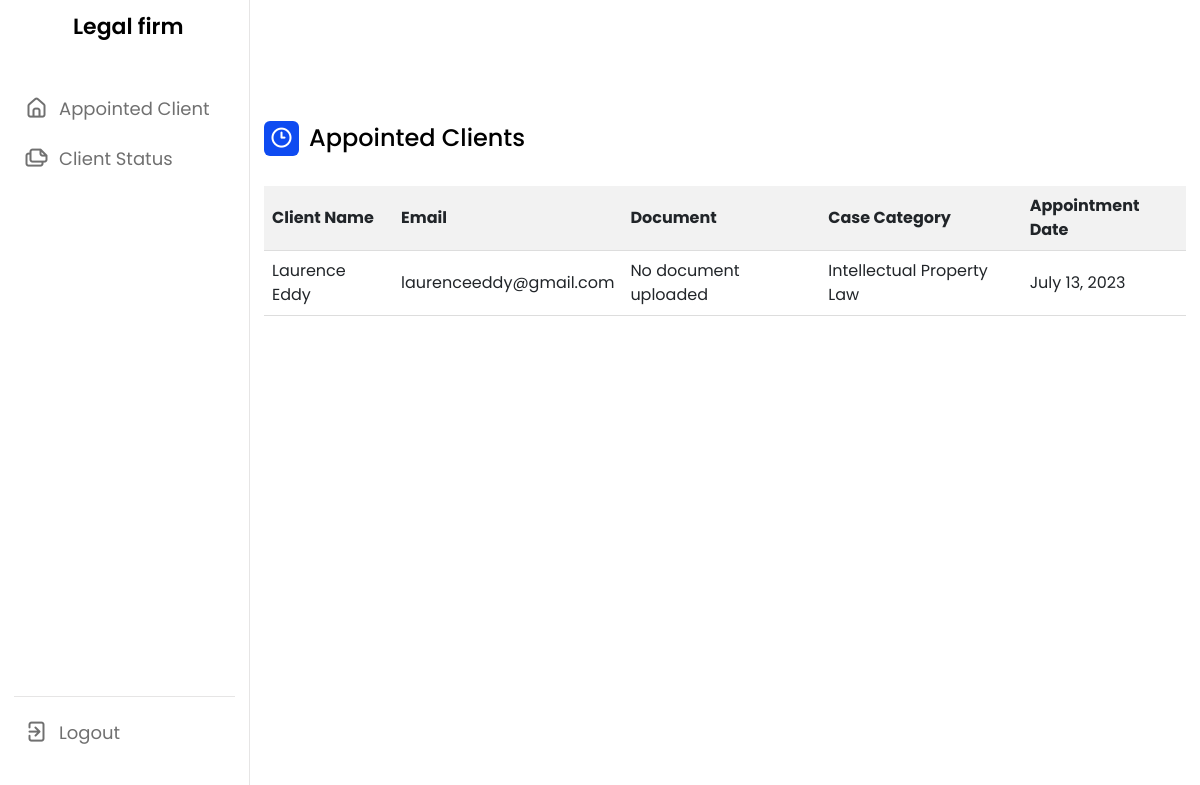
Before: /manager_views/ with the older database file.
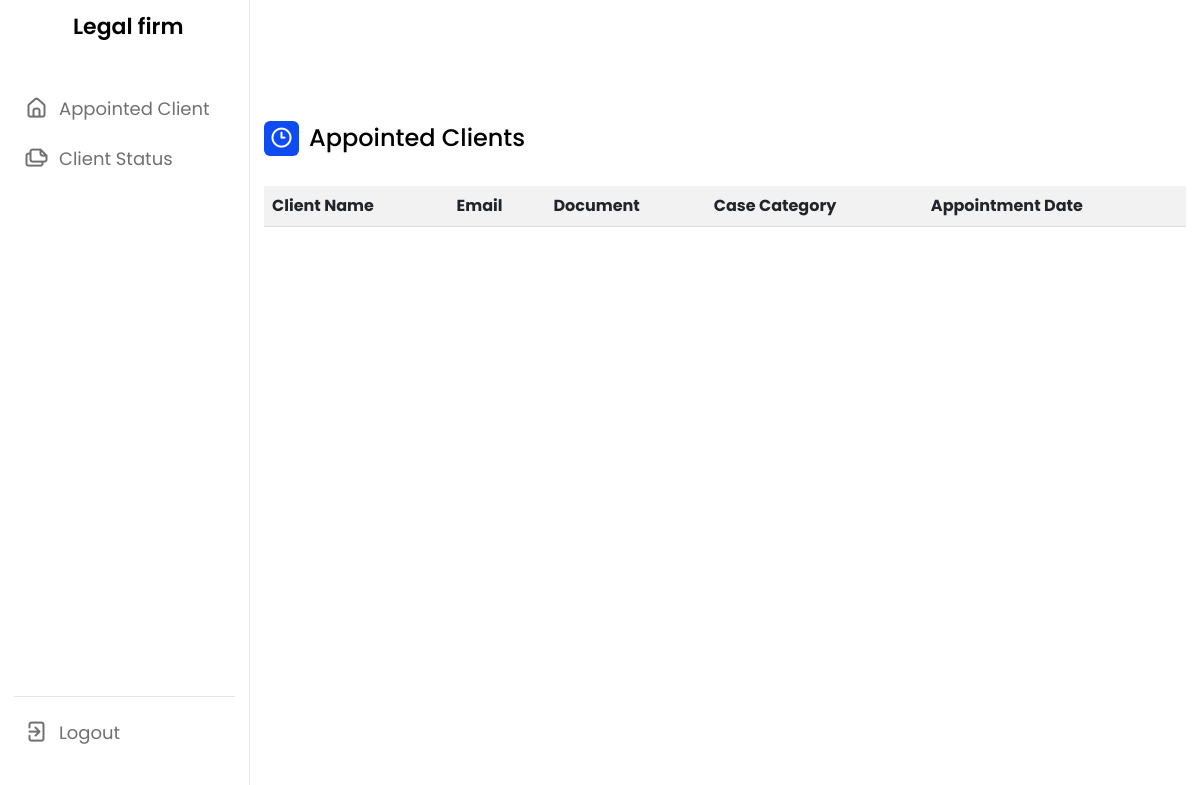
After: the same page with the newer database file.
### blog/models.py (models this page shows, shortened)
class ClientApplication(models.Model):
    client_name = models.CharField(max_length=100)
    client_email = models.EmailField()
    case_details = models.TextField()
    case_category = models.CharField(max_length=50)
    appointment_date = models.DateField()
    document = models.FileField(upload_to='documents/', blank=True, null=True)
    approval_status = models.OneToOneField('approval', on_delete=models.CASCADE, blank=True, null=True)

### blog/views.py (the view)
# urls.py: path('manager_views/',manager_view, name = "manager_view"),
def manager_view(request):
    applications = ClientApplication.objects.all()
    return render(request, 'manager/managerview.html',{'applications': applications})

### blog/views.py (called while the page is built)
def category_list(request):
    category_list = Category.objects.exclude(name='default')
    context = {
        "category_list": category_list,
    }
    return context

### templates/manager/managerview.html (shortened to what this page needs)
{% block content %}
<!DOCTYPE html>
<html lang="en">
<head>
    <link rel="stylesheet" href="style.css">
    <link rel="stylesheet" href="https://cdn.jsdelivr.net/npm/bootstrap@4.0.0/dist/css/bootstrap.min.css">
    <link rel="stylesheet" href="https://unicons.iconscout.com/release/v4.0.0/css/line.css">
</head>
<body>
    <nav>
        <div class="logo-name">
            <span class="logo_name">Legal firm</span>
        </div>
        <div class="menu-items">
            <ul class="nav-links">
                <li><a href="{% url 'manager_view' %}">
                    <i class="uil uil-estate"></i>
                    <span class="link-name">Appointed Client</span>
                </a></li>
                <li><a href="{% url 'application_view' %}">
                    <i class="uil uil-files-landscapes"></i>
                    <span class="link-name">Client Status</span>
                </a></li>
            </ul>
            <ul class="logout-mode">
                <li><a href="{% url 'lawyer_logins' %}">
                    <i class="uil uil-signout"></i>
                    <span class="link-name">Logout</span>
                </a></li>
            </ul>
        </div>
    </nav>
    <section class="dashboard">
        <div class="dash-content">
            <div class="activity">
                <div class="title">
                    <i class="uil uil-clock-three"></i>
                    <span class="text">Appointed Clients</span>
                </div>
                <table>
                    <thead>
                        <tr>
                            <th>Client Name</th>
                            <th>Email</th>
                            <th>Document</th>
                            <th>Case Category</th>
                            <th>Appointment Date</th>
                        </tr>
                    </thead>
                    <tbody>
                        {% for application in applications %}
                        <tr>
                            <td>{{ application.client_name }}</td>
                            <td>{{ application.client_email }}</td>
                            <td>
                                {% if application.document %}
                                    <a href="{{ application.document.url }}" target="_blank">View Document</a>
                                {% else %}
                                    No document uploaded
                                {% endif %}
                            </td>
                            <td>{{ application.case_category }}</td>
                            <td>{{ application.appointment_date }}</td>
                        </tr>
                        {% endfor %}
                    </tbody>
                </table>
            </div>
        </div>
    </section>
</body>
</html>
{%endblock%}

Changed rows visible on the page:
removed ClientApplication: client_name "Laurence Eddy", client_email "laurenceeddy@gmail.com", document "No document uploaded", case_category "Intellectual Property Law", appointment_date "July 13, 2023"
